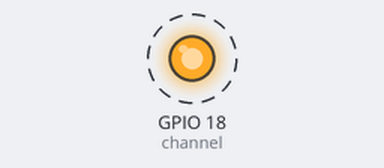
The program below on a simulated Raspberry Pi (BCM pin numbers). On the bench: output pins drawn as LEDs (lit = HIGH). Dashed ring = blinking. At 20.0 s the program stops and its outputs stay as they are.

Above: at 0.5 s.
Timing chart, 0 to 4.6 s (numbered marks = the images above):
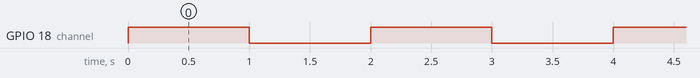

The program:

fan.py
```python
import RPi.GPIO as GPIO
import time

channel=18
GPIO.setmode(GPIO.BCM)
GPIO.setup(channel, GPIO.OUT)

for i in range(10):
    GPIO.output(channel, GPIO.HIGH)
    time.sleep(1)
    GPIO.output(channel, GPIO.LOW)
    time.sleep(1)

GPIO.cleanup()
```

Measured:
- by itself, GPIO 18 (channel): alternates HIGH for 1.0 s and LOW for 1.0 s, 20 changes in all, then stays LOW
